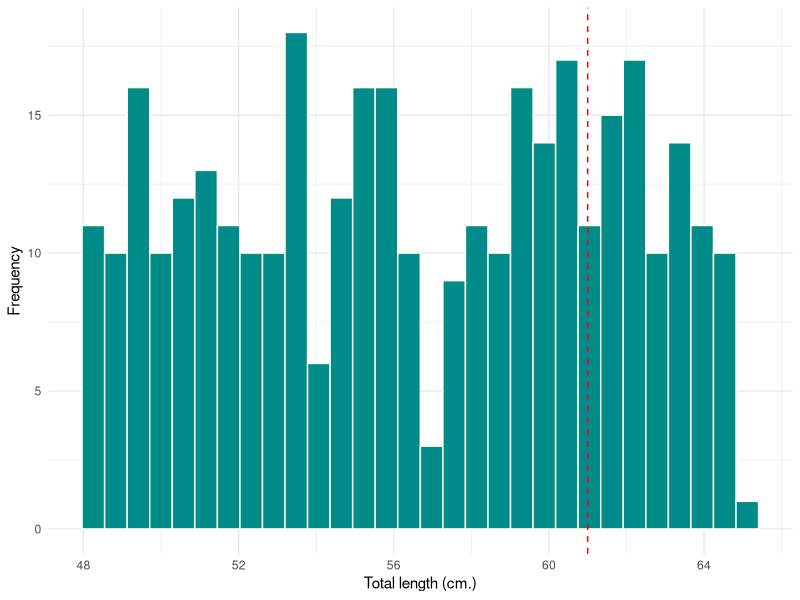
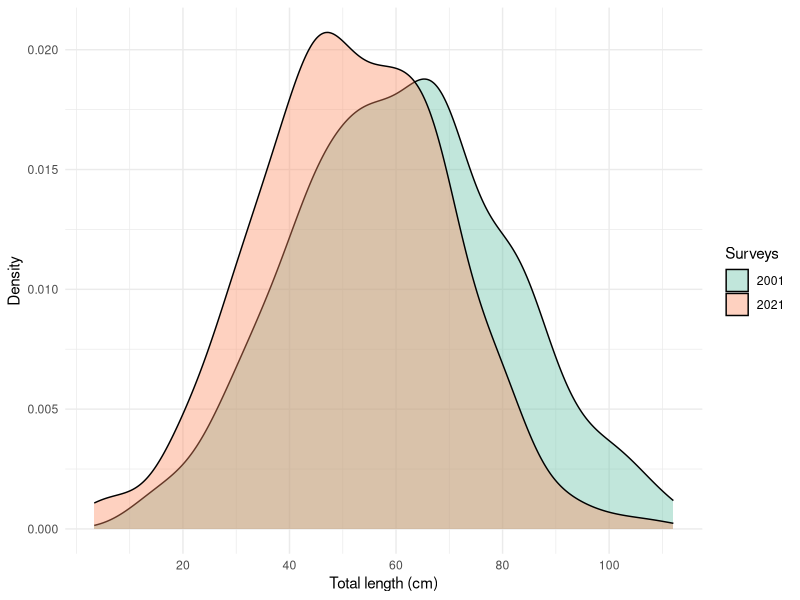

The R source for these figures, in order:
## ---- chunk 1
knitr::opts_chunk$set(echo = TRUE, message = FALSE, warning = FALSE, eval = TRUE, comment = "")

## ---- chunk 2
require(tidyverse)
require(patchwork)
require(magrittr)

## ---- chunk 3

sample = tibble::tibble(
  id = 1:350,
  tl = runif(n = 350, min = 48, max = 65)
  )

sample

## ---- chunk 4
#| label: fig-hist
#| 
sample %>% 
  ggplot(aes(x = tl)) +
  geom_histogram(bins = 30, color = "ivory", fill = "cyan4")+
  geom_vline(xintercept = 61, linetype = 2, color = "red")+
  scale_x_continuous(name = "Total length (cm.)", breaks = seq(40,80,4)) +
  scale_y_continuous(name = "Frequency") +
  theme_minimal()
## ---- chunk 5
sample %$%
  t.test(x = tl, mu = 61, alternative = "less") 
## ---- chunk 6
sample %$%
  t.test(x = tl, mu = 61, alternative = "greater")
## ---- chunk 7
set.seed(1254)

sample2 = tibble::tibble(
  id = 1:350,
  tl21 = rnorm(n = 350,mean = 52, sd = 18),
  tl01 = rnorm(n = 350, mean = 61, sd = 20)
  )

sample2

## ---- chunk 8
sample2 %>% 
  pivot_longer(cols = tl21:tl01) %>% 
  ggplot(aes(x = value, fill = name))+
  geom_density(position = "identity", alpha = .4)+
  scale_fill_brewer(name ="Surveys" ,palette = "Set2", label = c("2001", "2021"))+
  scale_x_continuous(name = "Total length (cm)", breaks = seq(20,150,20))+
  scale_y_continuous(name = "Density")+
  theme_minimal()
## ---- chunk 9
sample2 %$%
  t.test(x = tl21, y = tl01, alternative = "less") 
## ---- chunk 10
set.seed(1254)

sample3 = tibble::tibble(
  id = 1:50,
  before = rnorm(n = 50,mean = 52, sd = 12),
  after = before + rnorm(n = 50) %>% abs()
  )

sample3


## ---- chunk 11

sample3 %$%
  t.test(x = before, y = after, paired = TRUE) 
